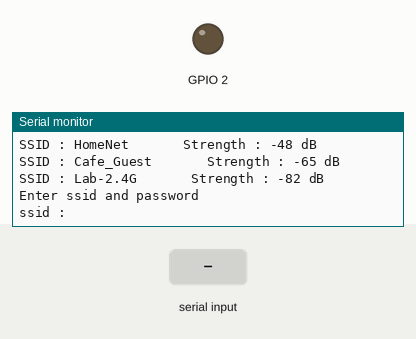
The sketch below on a simulated ESP8266 (NodeMCU). On the bench: output pins drawn as LEDs (lit = HIGH), the last lines printed to the serial monitor. The inputs (shaded band) are chosen by the test bench. WiFi joins after 1.5 s; servers stay silent unless stated; a WiFi scan finds three made-up networks.

Above: at 18.0 s.
18.1 s: "/control\n" received over Serial
At 20.3 s:
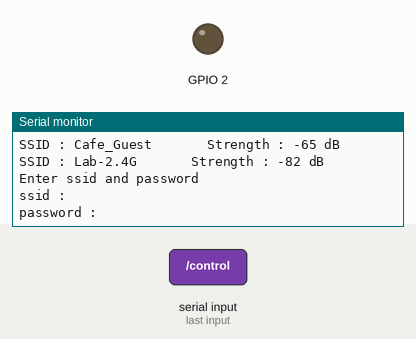
20.6 s: "/switchON\n" received over Serial
At 23.1 s:
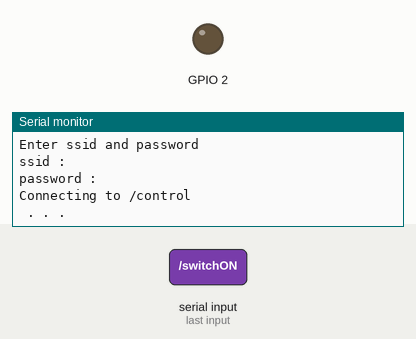

The sketch:

lightcontol.ino.ino
```cpp
#include<ESP8266WiFi.h>                                                                                         //esp8266 wifi library for coding the wifi module.

String ssid = "";
String password = "";
WiFiServer server(80);
bool val = 0;
String htmlPage = String("HTTP/1.1 200 OK\r\nContent-Type: text/html\r\n\r\n")
                  +"<html>"
                  +"<h1>DEVICE CONTROL</h1>"
                  +"<br><br><br>"
                  +"Device 1 : <br>"
                  +"<a href='/switchON'><button type='button'>Switch On</button></a>"
                  +"<br><br>"
                  +"<a href='/switchOFF'><button type='button'>Switch Off</button></a>"
                  +"</html>";


/*void showControlPage(WiFiClient client)
{
  client.println("HTTP/1.1 200 OK");
  client.println("Content-Type: text/html");
  client.println("");
}*/


void wificonnect()                                                                                              //Connect to one of the available wifi access points.
{
 Serial.println("Enter ssid and password \n\n");
 Serial.println("ssid : ");
 if(!Serial.available())
  {
   while(1)
    {
      if(Serial.available())
       break;
    }
  }
 if(Serial.available() && ssid == "")
   {
    while(Serial.available())
     ssid = Serial.readString();
    Serial.print("\n");
    Serial.println("password : \n");
    if(!Serial.available())
      {
        while(1)
         {
          if(Serial.available())
          break;
         }
      }
    if(Serial.available() && password == "")
     {
      while(Serial.available())
       password = Serial.readString();
     }
    }
 if(ssid != "" && password != "" && !WiFi.isConnected())
 {
  delay(1000);
  Serial.printf("Connecting to %s . . .",ssid.c_str());
  WiFi.begin(ssid.c_str(),password.c_str());
  while(WiFi.waitForConnectResult() != WL_CONNECTED)
   {
    Serial.print(" .");
    delay(750);
   }
 }
 if(WiFi.isConnected())
  {
  Serial.printf(" \n Connected to : %s \n",WiFi.SSID().c_str());
  WiFi.scanDelete();
  }
 else
  Serial.println("\n\n \t Connection failed");
 }


void setup()
{
 pinMode(2,OUTPUT);
 int num,i;
 Serial.begin(115200);
 delay(10000);
 Serial.print("Initializing .");
 delay(500);
 Serial.print(" .");
 delay(500);
 Serial.print(" .");
 delay(1000);
 Serial.print(" .\n");
 WiFi.mode(WIFI_AP_STA);
 if(WiFi.getAutoConnect() == true)
  WiFi.setAutoConnect(false);
 delay(2000);
 if(WiFi.isConnected())
  {
    Serial.printf("Connected to %s \n",WiFi.SSID().c_str());
    Serial.end();
    while(WiFi.isConnected());
  }
 Serial.println("No autoconnect \n");
 delay(1000);
 Serial.print("Scanning. . .");
 num = WiFi.scanNetworks(true);                                                                   //Scan for available access points.
 delay(500);
 Serial.print(" .");
 if(WiFi.scanComplete() == -2)
  {
  Serial.println("Scan failed! \n Enter ssid and password manually or reset the module and try again. \n");
  wificonnect();
  }
 while(WiFi.scanComplete() == -1)
 {
  delay(300);
  Serial.print(" .");
  delay(300);
  Serial.print(" .");
  delay(300);
 }
  if(WiFi.scanComplete() == 0)
   {
   Serial.println("\n\n\n\t\t No networks found! Reset the module and try again when WiFi is available \n");
   while(1);
   }
  if(WiFi.scanComplete() > 0)
     {
      num = WiFi.scanComplete();
      Serial.println("\n <<<<<<<<<< Available AP's >>>>>>>>>> \n");
     }

 for(i=0;i<num;i++)
  {
    Serial.printf("SSID : %s  \t\t Strength : %d dB \n",WiFi.SSID(i).c_str(),WiFi.RSSI(i));                       //Display available AP's.
  }
wificonnect();
server.begin();
Serial.println("Server mode started");
Serial.println("IP : ");
Serial.print(WiFi.localIP());
}

void loop()
{
WiFiClient client;
client = server.available();
if(!client)
 return;
Serial.println("New client connected!");
while(!client.available())
 delay(1);
String req = client.readString();
Serial.println("Request : ");
Serial.print(req);
client.flush();
if(req.indexOf("/control") != -1)
 {
  client.println(htmlPage);
 }
else if(req.indexOf("/switchON") != -1)
 {
  val = 1;
  client.println(htmlPage);
 }
else if(req.indexOf("/switchOFF") != -1)
 {
 val = 0;
 client.println(htmlPage);
 }
digitalWrite(2,val);


Serial.println("Connection closed");

}
```

Measured:
- after the input at 18.1 s, the serial monitor: prints a new line after 1.0 s (image 1)
- after the input at 20.6 s, the serial monitor: prints a new line after 2.0 s (image 2)
